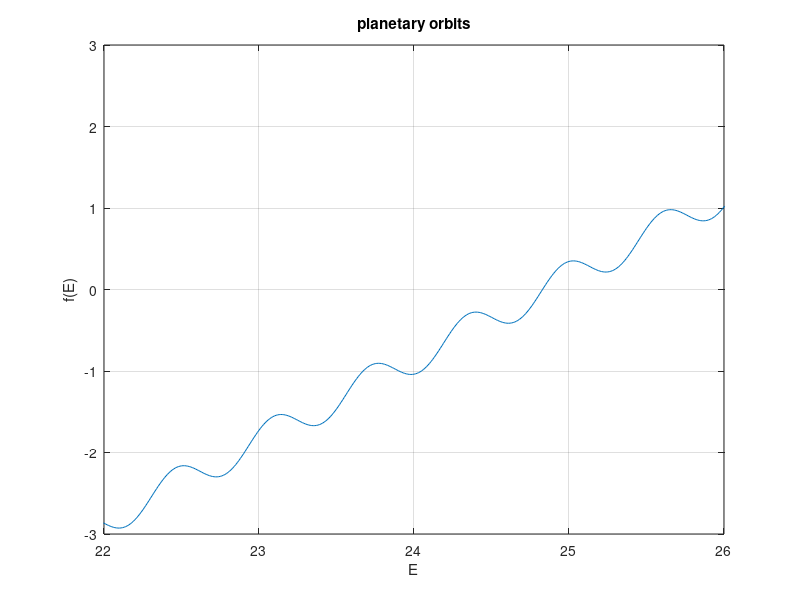

The MATLAB source for this figure: (Note: this script raises an error after producing the figure.)
%% Wesley Schumacher
% MCEN 3030 Computational Methods
% Spring 2020
% HW3 code
%% HomeWork3 Problem # 1
clear all; clc; close all;
M = 24.85;
a = 10;
e = 0.2;

f = @(E) E-e*sin(a*E)-M;
g = @(E) 1-2*cos(10*E);

x = 0:0.01:30;
plot(x,f(x))
ylim([-3 3]);
xlim([22 26])
ylabel('f(E)');
grid on
xlabel('E');
title('planetary orbits');

syms E;
A = vpasolve(M == E - e*sin(a*E),E);
fprintf('True value for E: %f \n', A);
%x = bisection(0,30,f);

%% HomeWork3 Problem # 2
clear all; clc; close all;
f = @(x) 3*x.^3 + 2*x -15;

%(a)
fprintf('Real roots via Bisection Method \n');
x = bisection(0,2,f);
%(b)
fprintf('Real roots via Newtons Method \n');
x1 = Newtons();

%(c)
fprintf('Real roots via fzeros method\n');
%X = fzero(f,0);
X = fzero(f,0,optimset('Display','iter')) 
fprintf('MATLAB functio: fzeros converged: x = %20.16f \n', X); fprintf('\n');

%(d)
fprintf('Real roots via solve method\n');
syms x;
x4 = solve(0 == 3*x^3 +2*x-15,x);

fprintf('MATLAB functio: solve converged:  x = %20.16f \n', min(x4)); fprintf('\n');

%(e)
fprintf('Real roots via roots method\n');
p = [3 0 2 -15];
r = roots(p);
fprintf('MATLAB functio: roots converged:  x = %20.16f \n', min(r)); fprintf('\n');

%(f)
fprintf('Real roots via Fixed point method\n');
f = @(x) ((-2*x+15)/3)^(1/3);
x2 = FixedPoint(f);

%(g)
fprintf('Real roots via Secant method\n');
x3 = Secant();

%% HomeWork3 Problem # 3
clear all; clc; close all;
f = @(x) cos(tan(x)) - tan(sin(x)) -1.5;
% xint = [4 4.65];
% x=fzero(@(x) cos(tan(x)) - tan(sin(x)) -1.5,4)
ezplot(f,[4 4.65])
grid on;

%these guesses are found using the graph. b/c for bisection a good initial guess is key
%bisection1 function is the same as bisection except it suppresses iterative output.
bisection1(4.49,4.521,f);
bisection1(4.581,4.59,f);
bisection1(4.6,4.629,f);
bisection1(4.64,4.65,f);

%% HomeWork3 Problem # 4
clear all; clc; close all;

%r = radius 
%h = height
% syms r h;
h = 25;
syms r;
S = @(r) 1800/(pi * sqrt(r^2 +h^2));
x2 = FixedPoint(S);
% S = @(r,h) pi * r* sqrt(r^2 +h^2);

% s = 1800;
% A = vpasolve(s == S(r,h),r);
 fprintf('The Radius of a cone with a height of 25m and a Surface Area of 1800m^2 is %fm \n', x2);


%% HomeWork3 Problem # 5

clear all; clc; close all;

k1 = 40000;
k2 = 40;
m = 95;
g = 9.81;
syms d;
f = @(d) ((2*k2*d.^(5/2))/5) +((k1*d.^2)/2) -m*g*d; 
d = 0 : 0.001:0.1;
plot(d,f(d))
ylabel('f(d)');
grid on
xlabel('d');
title(' Resistance force F of the spring');

x = fzero(f,0.045);
fprintf(' distance that the weight compresses the spring: %f meters \n', x);
%A = vpasolve( f(d),d)

%% HomeWork3 Problem # 6 
clear all; clc; close all;
format long
A= 5.485e-3;
B= 6.65e-6;
C = 2.805e-11;
D = -2e-17;
R0 = 100;
Rt = 300;

p = [D 0 C 0 B A 1-(Rt/R0)];
p*R0;
T = roots(p);
fprintf('Temperature  values: %20.16f degrees C  \n', T);



%% Functions
function [xroot] = bisection(xa,xb,f)

if f(xa) == 0
    xroot = xa;
    return
elseif f(xb) == 0
    xroot = xb;
    return
elseif f(xa) * f(xb) > 0
    disp('bad interval!')
    return 
end
kmax = 100;
e_rel = eps;
for k = 1:kmax   
    x(k) = (xa +xb)/2;
    if sign( f(x(k))) == sign( f(xa))
        xa = x(k);
    else
        xb = x(k); 
    end
    est_err = abs((xa-xb)/xb);
    fprintf(' at iteration  %i est_err = %20.16f \n', k, est_err);
    if (est_err <e_rel)
        fprintf('bisection converged:              x = %20.16f \n', x(k));
        xroot = x(k);
        fprintf('\n');
        return 
    end
end
disp('bisection :did not converge!')
end

function [xroot] = bisection1(xa,xb,f)

if f(xa) == 0
    xroot = xa;
    return
elseif f(xb) == 0
    xroot = xb;
    return
elseif f(xa) * f(xb) > 0
    disp('bad interval!')
    return 
end
kmax = 100;
e_rel = eps;
for k = 1:kmax   
    x(k) = (xa +xb)/2;
    if sign( f(x(k))) == sign( f(xa))
        xa = x(k);
    else
        xb = x(k); 
    end
    est_err = abs((xa-xb)/xb);
    %fprintf(' at itr %i est_err = %20.16f \n', k, est_err);
    if (est_err <e_rel)
        fprintf('bisection converged: x = %20.16f \n', x(k));
        xroot = x(k);
        return 
    end
end
disp('bisection :did not converge!')
end

function [xroot] = Newtons()
f = @(x) 3*x^3 + 2*x -15;
fp = @(x) 9*x^2 + 2;
fpp = @(x) 18*x;
xi = 1;
iter = 0;
while (abs(f(xi) -0) > eps)
    x_old = xi;
    xi = x_old - (f(x_old)/fp(x_old));
    iter = iter +1;
    est_err = abs((xi-x_old)/x_old);
    fprintf(' at iteration  %i est_err = %20.16f \n', iter, est_err);
end
xroot = xi;
fprintf('Newtons Method converged:         x = %20.16f after %i number of iterations \n', xroot,iter);
fprintf('\n');
end

%fixed point function
function [xroot] = FixedPoint(f)
%f = @(x) ((-2*x+15)/3)^(1/3);
%f = @(x) (-3*x^3-15)/2;

xi =f(0);
x_old = 0;
iter = 0;
while abs(xi-x_old) > eps
    x_old = xi;
    xi = f(x_old);
    iter = iter +1;
    est_err = abs((xi-x_old)/x_old);
    fprintf(' at iteration  %i est_err = %20.16f \n', iter, est_err);
end
xroot = xi;
fprintf('Fixed Point Method converged:     x = %20.16f after %i number of iterations \n', xroot,iter);
fprintf('\n');
end

function [xroot] = Secant()
f = @(x) 3*x^3 + 2*x -15;
x_oldold = 0;
x_old = 1;
xi = f(0);

iter = 0;
while(abs(f(xi)-0) > eps)
    x_oldold = x_old;
    x_old = xi;
    xi = x_old -((f(x_old)*(x_oldold-x_old))/(f(x_oldold)-f(x_old)));
    iter = iter +1;
    est_err = abs((xi-x_old)/x_old);
    fprintf(' at iteration  %i est_err = %20.16f \n', iter, est_err);
end
xroot = xi;
fprintf('Secant Method converged:          x = %20.16f after %i number of iterations \n', xroot,iter);
fprintf('\n');
end
